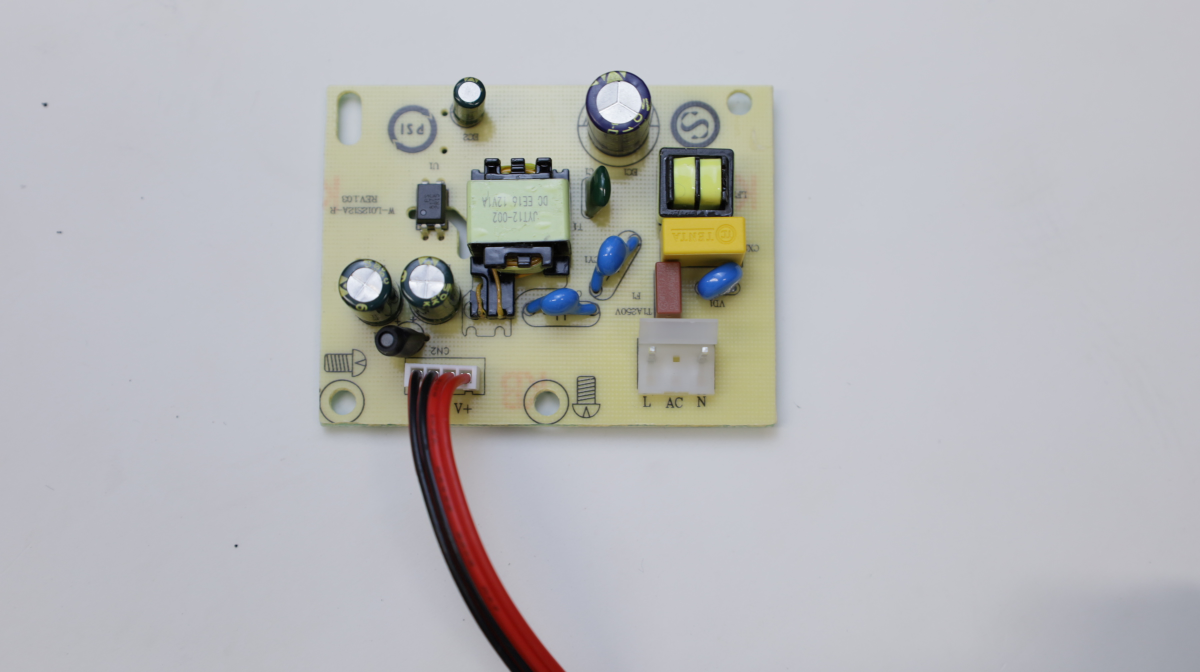
#> input picture test_images/IMG_0001.JPG, 2400 x 1344 px (shown at 1/2 size)
$ python -i changechip.py   (imports and definitions only)
#> lines starting #> are read from the running program, lines starting #| are printed output that depends on the picture
import os
import cv2
import numpy as np

from skimage.exposure import match_histograms
from sklearn.cluster import KMeans, DBSCAN
from sklearn.decomposition import PCA

import matplotlib.pyplot as plt
import matplotlib.colors as mcolors
import seaborn as sns

import time


def resize_images(images, resize_factor=1.0):
    """
    Resizes the input and reference images based on the average dimensions of the two images and a resize factor.

    Parameters:
    images (tuple): A tuple containing two images (input_image, reference_image). Both images should be numpy arrays.
    resize_factor (float): A factor by which to resize the images. Default is 1.0, which means the images will be resized to the average dimensions of the two images.

    Returns:
    tuple: A tuple containing the resized input and reference images.

    Example:
    >>> input_image = cv2.imread('input.jpg')
    >>> reference_image = cv2.imread('reference.jpg')
    >>> resized_images = resize_images((input_image, reference_image), resize_factor=0.5)

    """
    input_image, reference_image = images
    average_width = (input_image.shape[1] + reference_image.shape[1]) * 0.5
    average_height = (input_image.shape[0] + reference_image.shape[0]) * 0.5
    new_shape = (
        int(resize_factor * average_width),
        int(resize_factor * average_height),
    )

    input_image = cv2.resize(input_image, new_shape, interpolation=cv2.INTER_AREA)
    reference_image = cv2.resize(
        reference_image, new_shape, interpolation=cv2.INTER_AREA
    )

    return input_image, reference_image


# [107 lines left out: functions homography, histogram_matching, not called in this run]


def preprocess_images(images, resize_factor=1.0, debug=False, output_directory=None):
    """
    Preprocesses a list of images by performing the following steps:
    1. Resizes the images based on the given resize factor.
    2. Applies homography to align the resized images.
    3. Performs histogram matching on the aligned images.

    Args:
        images (tuple): A tuple containing the input image and the reference image.
        resize_factor (float, optional): The factor by which to resize the images. Defaults to 1.0.
        debug (bool, optional): Whether to enable debug mode. Defaults to False.
        output_directory (str, optional): The directory to save the output images. Defaults to None.

    Returns:
        tuple: The preprocessed images.

    Example:
        >>> images = (input_image, reference_image)
        >>> preprocess_images(images, resize_factor=0.5, debug=True, output_directory='output/')
    """
    start_time = time.time()
    resized_images = resize_images(images, resize_factor)
    aligned_images = homography(
        resized_images, debug=debug, output_directory=output_directory
    )
    matched_images = histogram_matching(
        aligned_images, debug=debug, output_directory=output_directory
    )
    print("--- Preprocessing time - %s seconds ---" % (time.time() - start_time))
    return matched_images


# The returned vector_set goes later to the PCA algorithm which derives the EVS (Eigen Vector Space).
# Therefore, there is a mean normalization of the data
# jump_size is for iterating non-overlapping windows. This parameter should be eqaul to the window_size of the system
# [495 lines left out: functions find_vector_set, find_FVS, descriptors_to_pca, get_descriptors, k_means_clustering, clustering_to_mse_values and 4 more, not called in this run]


def pipeline(
    images,
    resize_factor=1.0,
    output_alpha=50,
    window_size=5,
    clusters=16,
    pca_dim_gray=3,
    pca_dim_rgb=9,
    debug=False,
    output_directory=None,
):
    """
    Applies a pipeline of image processing steps to detect changes in a sequence of images.

    Args:
        images (tuple): A list of input images.
        resize_factor (float, optional): The factor by which to resize the images. Defaults to 1.0.
        output_alpha (int, optional): The alpha value for the output images. Defaults to 50.
        window_size (int, optional): The size of the sliding window for change detection. Defaults to 5.
        clusters (int, optional): The number of clusters for color quantization. Defaults to 16.
        pca_dim_gray (int, optional): The number of dimensions to keep for grayscale PCA. Defaults to 3.
        pca_dim_rgb (int, optional): The number of dimensions to keep for RGB PCA. Defaults to 9.
        debug (bool, optional): Whether to enable debug mode. Defaults to False.
        output_directory (str, optional): The directory to save the output images. Defaults to None.

    Returns:
        numpy.ndarray: The resulting image with detected changes.
    """
    if output_directory:
        os.makedirs(output_directory, exist_ok=True)

    preprocessed_images = preprocess_images(
        images,
        resize_factor=resize_factor,
        debug=debug,
        output_directory=output_directory,
    )
    result = detect_changes(
        preprocessed_images,
        output_alpha=output_alpha,
        window_size=window_size,
        clusters=clusters,
        pca_dim_gray=pca_dim_gray,
        pca_dim_rgb=pca_dim_rgb,
        debug=debug,
        output_directory=output_directory,
    )

    return result

>>> import cv2
>>> picture = cv2.imread('test_images/IMG_0001.JPG', cv2.IMREAD_GRAYSCALE)
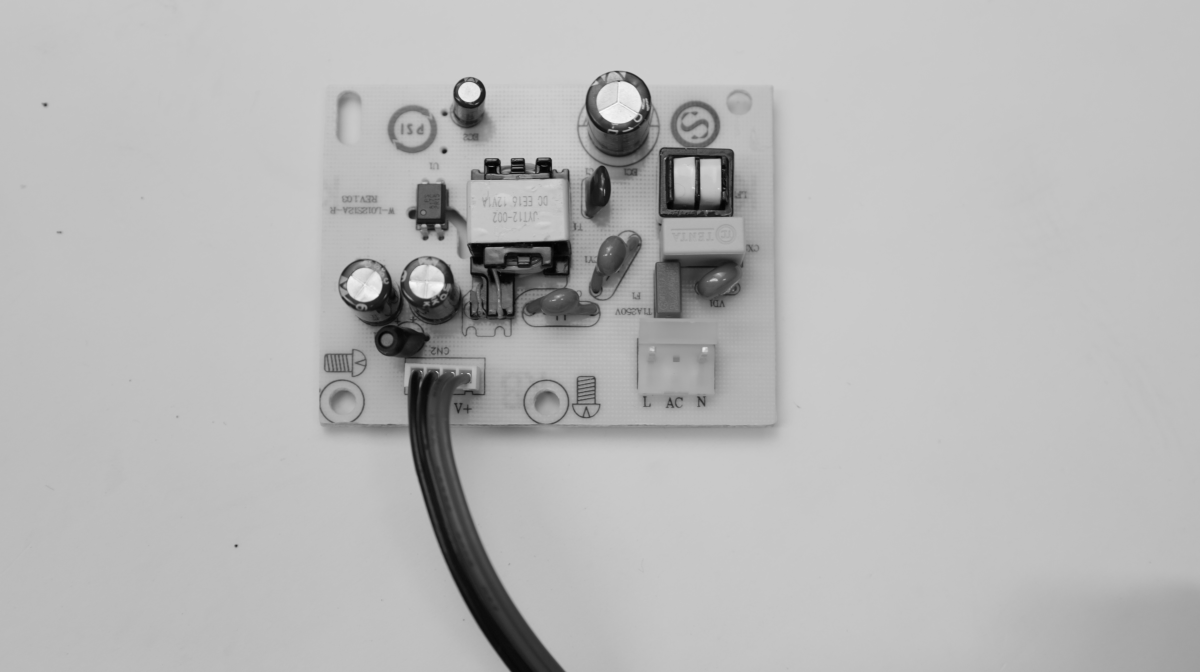
#> picture: shape (1344, 2400) (shown at 1/2 size); min 1, max 250, mean 182.6
>>> result = pipeline(picture)
#> (the run stopped early here; a loop or call above may not have finished)
